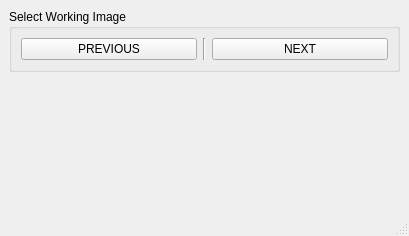
<?xml version="1.0" encoding="UTF-8"?>
<ui version="4.0">
 <class>MainWindow</class>
 <widget class="QMainWindow" name="MainWindow">
  <property name="geometry">
   <rect>
    <x>0</x>
    <y>0</y>
    <width>409</width>
    <height>236</height>
   </rect>
  </property>
  <property name="windowTitle">
   <string>MainWindow</string>
  </property>
  <widget class="QWidget" name="centralwidget">
   <layout class="QVBoxLayout" name="verticalLayout">
    <item>
     <widget class="QGroupBox" name="groupBox">
      <property name="title">
       <string>Select Working Image</string>
      </property>
      <layout class="QHBoxLayout" name="horizontalLayout">
       <item>
        <widget class="QPushButton" name="pushButton_2">
         <property name="text">
          <string>PREVIOUS</string>
         </property>
        </widget>
       </item>
       <item>
        <widget class="Line" name="line">
         <property name="orientation">
          <enum>Qt::Vertical</enum>
         </property>
        </widget>
       </item>
       <item>
        <widget class="QPushButton" name="pushButton">
         <property name="text">
          <string>NEXT</string>
         </property>
        </widget>
       </item>
      </layout>
     </widget>
    </item>
    <item>
     <widget class="QPushButton" name="bring_to_focus">
      <property name="sizePolicy">
       <sizepolicy hsizetype="Minimum" vsizetype="Expanding">
        <horstretch>0</horstretch>
        <verstretch>0</verstretch>
       </sizepolicy>
      </property>
      <property name="styleSheet">
       <string notr="true">border: None</string>
      </property>
      <property name="text">
       <string/>
      </property>
     </widget>
    </item>
   </layout>
  </widget>
  <widget class="QMenuBar" name="menubar">
   <property name="geometry">
    <rect>
     <x>0</x>
     <y>0</y>
     <width>409</width>
     <height>22</height>
    </rect>
   </property>
  </widget>
  <widget class="QStatusBar" name="statusbar"/>
 </widget>
 <resources/>
 <connections>
  <connection>
   <sender>bring_to_focus</sender>
   <signal>pressed()</signal>
   <receiver>MainWindow</receiver>
   <slot>bring_to_focus_pressed()</slot>
   <hints>
    <hint type="sourcelabel">
     <x>653</x>
     <y>216</y>
    </hint>
    <hint type="destinationlabel">
     <x>809</x>
     <y>300</y>
    </hint>
   </hints>
  </connection>
  <connection>
   <sender>bring_to_focus</sender>
   <signal>released()</signal>
   <receiver>MainWindow</receiver>
   <slot>bring_to_focus_released()</slot>
   <hints>
    <hint type="sourcelabel">
     <x>707</x>
     <y>182</y>
    </hint>
    <hint type="destinationlabel">
     <x>808</x>
     <y>221</y>
    </hint>
   </hints>
  </connection>
 </connections>
 <slots>
  <slot>bring_to_focus_pressed()</slot>
  <slot>bring_to_focus_released()</slot>
 </slots>
</ui>
